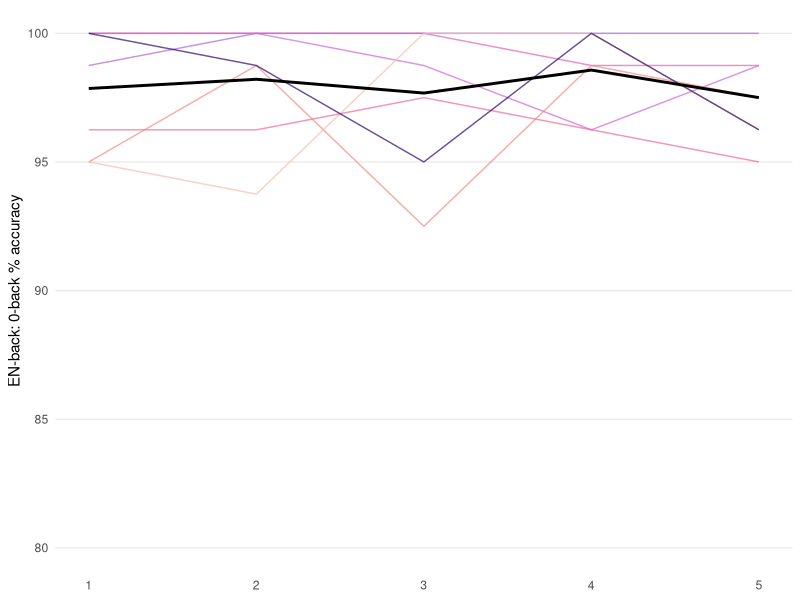
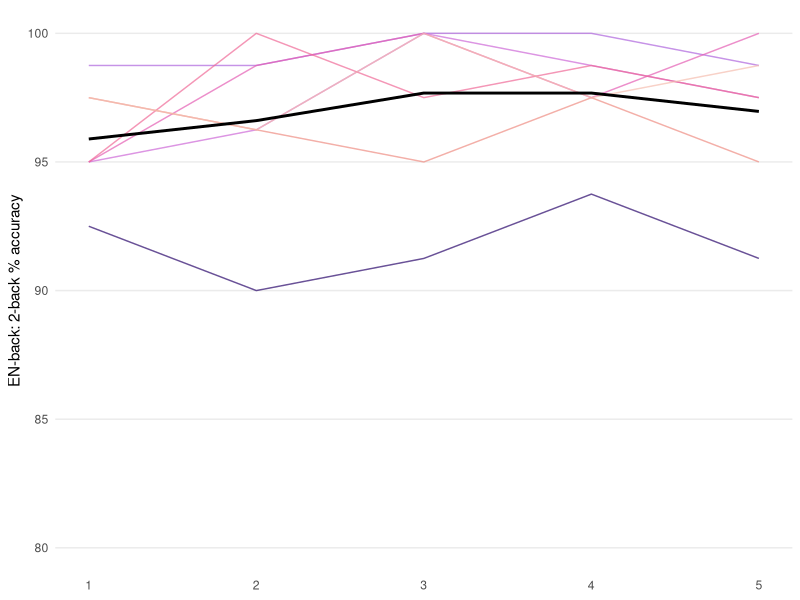
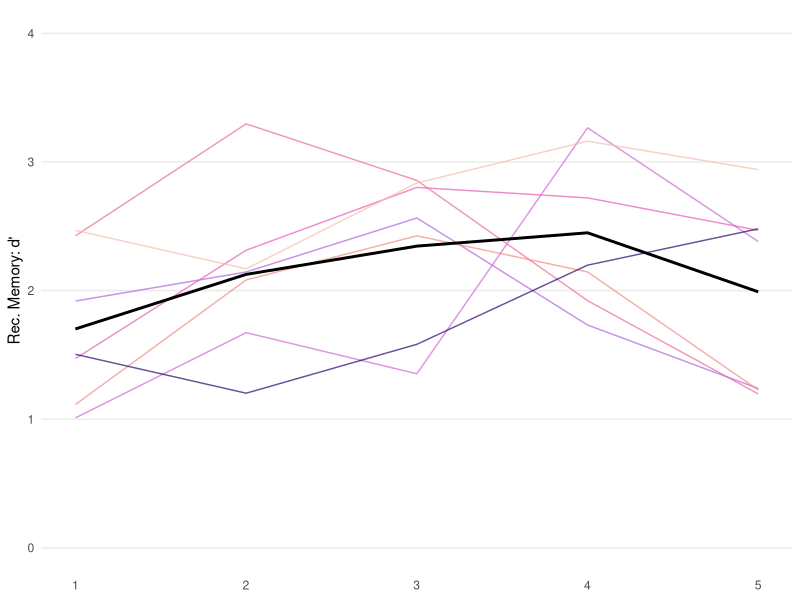
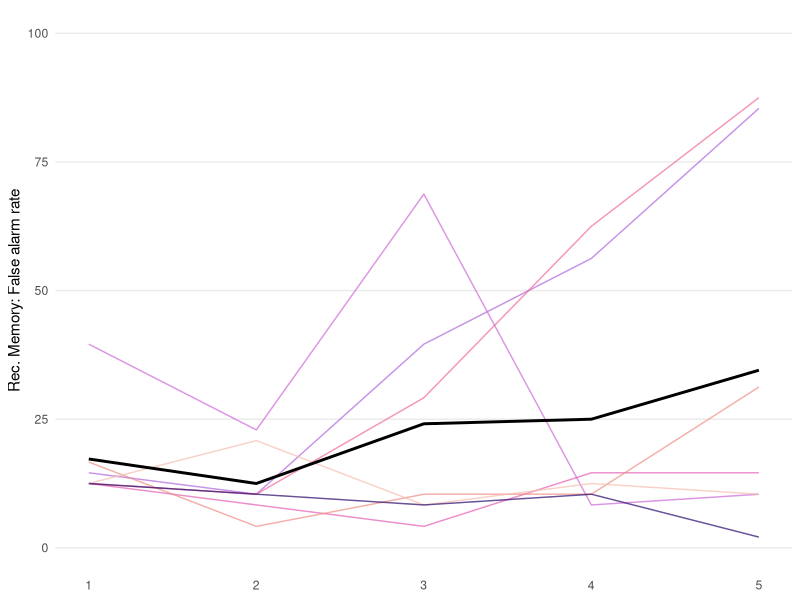
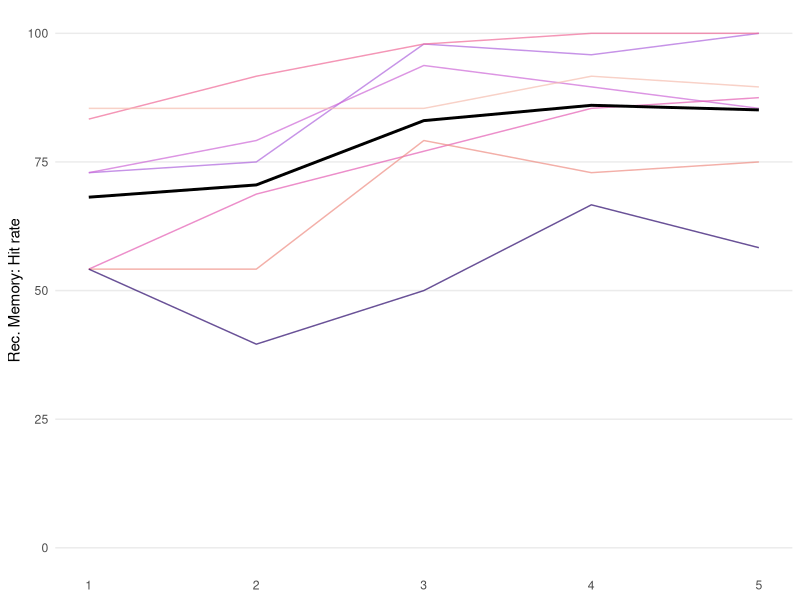
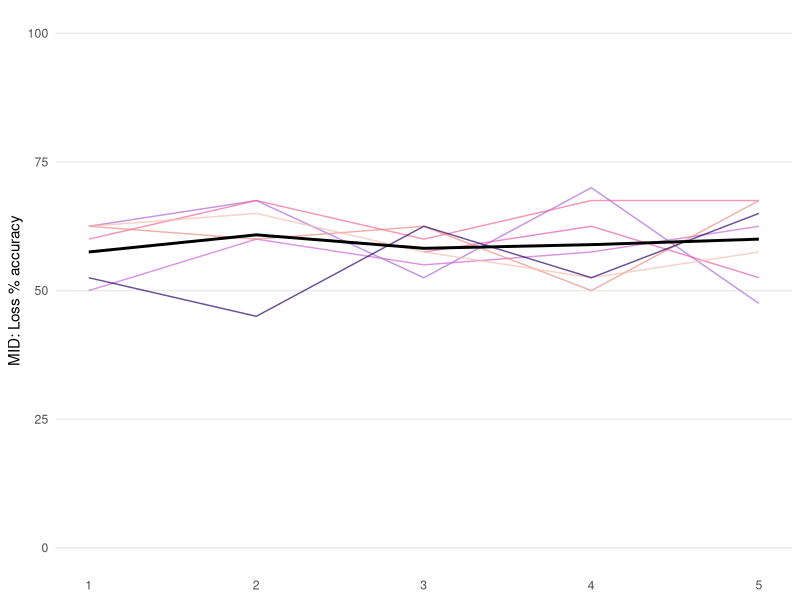
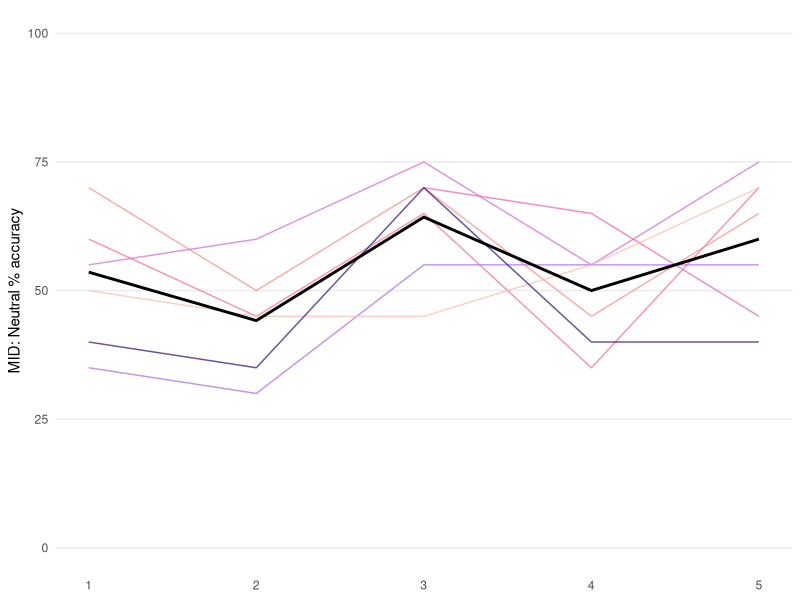

Write R code to recreate these figures, in order.
library(ggplot2)
library(data.table)
library(gridExtra)
library(dplyr)

rm(list=ls())

behav       <- read.delim("a-ABCD_behav.csv",sep=",", na.strings=c(""," ","NA"), header=TRUE, skipNul=TRUE)
behav.table <- data.table(behav)

color1 <- "#AE64DC"
color2 <- "#CD68D7"
color3 <- "#E45EB3"
color4 <- "#EF6996"
color5 <- "#EE8C82"
color6 <- "#F5BDAF"
color7 <- "#29066B"

############ Plot data ############
# EN-Back 0-back
id.0bk <- as_data_frame(behav.table[behav.table$task=='enb' & behav.table$measure=='zeroback'])
gd.0bk <- id.0bk %>% 
  group_by(task,measure,session) %>% 
  summarise(value = mean(value))
p.0bk <- ggplot(id.0bk, aes(y=value, x=session)) +
  geom_line(size=.5, alpha=.7, aes(group = subject, color=subject)) +
  scale_color_manual(values=c(color1,color2,color3,color4,color5,color6,color7)) +
  geom_line(data=gd.0bk, size=1, alpha=1, group=1) +
  ylab("EN-back: 0-back % accuracy") + ylim(80, 100) +
  theme_minimal() + theme(panel.grid.minor = element_blank()) + theme(panel.grid.major.x = element_blank()) + theme(axis.title.x = element_blank()) +
  theme(legend.position = "none")

# EN-Back 2-back
id.2bk <- as_data_frame(behav.table[behav.table$task=='enb' & behav.table$measure=='twoback'])
gd.2bk <- id.2bk %>% 
  group_by(task,measure,session) %>% 
  summarise(value = mean(value))
p.2bk <- ggplot(id.2bk, aes(y=value, x=session)) +
  geom_line(size=.5, alpha=.7, aes(group = subject, color=subject)) +
  scale_color_manual(values=c(color1,color2,color3,color4,color5,color6,color7)) +
  geom_line(data=gd.2bk, size=1, alpha=1, group=1) +
  ylab("EN-back: 2-back % accuracy") + ylim(80, 100) + 
  theme_minimal() + theme(panel.grid.minor = element_blank()) + theme(panel.grid.major.x = element_blank()) + theme(axis.title.x = element_blank()) +
  theme(legend.position = "none") 

# Rec Mem d'
id.dprime <- as_data_frame(behav.table[behav.table$task=='recmem' & behav.table$measure=='dprime'])
gd.dprime <- id.dprime %>% 
  group_by(task,measure,session) %>% 
  summarise(value = mean(value))
p.dprime <- ggplot(id.dprime, aes(y=value, x=session)) +
  geom_line(size=.5, alpha=.7, aes(group = subject, color=subject)) +
  scale_color_manual(values=c(color1,color2,color3,color4,color5,color6,color7)) +
  geom_line(data=gd.dprime, size=1, alpha=1, group=1) +
  ylab("Rec. Memory: d'") + ylim(0,4) + 
  theme_minimal() + theme(panel.grid.minor = element_blank()) + theme(panel.grid.major.x = element_blank()) + theme(axis.title.x = element_blank()) +
  theme(legend.position = "none") 

# Rec Mem hit rate
id.hit_rate <- as_data_frame(behav.table[behav.table$task=='recmem' & behav.table$measure=='hit_rate'])
gd.hit_rate <- id.hit_rate %>% 
  group_by(task,measure,session) %>% 
  summarise(value = mean(value))
p.hit_rate <- ggplot(id.hit_rate, aes(y=value, x=session)) +
  geom_line(size=.5, alpha=.7, aes(group = subject, color=subject)) +
  scale_color_manual(values=c(color1,color2,color3,color4,color5,color6,color7)) +
  geom_line(data=gd.hit_rate, size=1, alpha=1, group=1) +
  ylab("Rec. Memory: Hit rate") + ylim(0,100) + 
  theme_minimal() + theme(panel.grid.minor = element_blank()) + theme(panel.grid.major.x = element_blank()) + theme(axis.title.x = element_blank()) +
  theme(legend.position = "none")

# Rec Mem false alarm rate
id.falsealarm_rate <- as_data_frame(behav.table[behav.table$task=='recmem' & behav.table$measure=='falsealarm_rate'])
gd.falsealarm_rate <- id.falsealarm_rate %>% 
  group_by(task,measure,session) %>% 
  summarise(value = mean(value))
p.falsealarm_rate <- ggplot(id.falsealarm_rate, aes(y=value, x=session)) +
  geom_line(size=.5, alpha=.7, aes(group = subject, color=subject)) +
  scale_color_manual(values=c(color1,color2,color3,color4,color5,color6,color7)) +
  geom_line(data=gd.falsealarm_rate, size=1, alpha=1, group=1) +
  ylab("Rec. Memory: False alarm rate") + ylim(0,100) + 
  theme_minimal() + theme(panel.grid.minor = element_blank()) + theme(panel.grid.major.x = element_blank()) + theme(axis.title.x = element_blank()) +
  theme(legend.position = "none") 

# SST stop-signal delay
id.ssd <- as_data_frame(behav.table[behav.table$task=='sst' & behav.table$measure=='ssd'])
gd.ssd <- id.ssd %>% 
  group_by(task,measure,session) %>% 
  summarise(value = mean(value))
p.ssd <- ggplot(id.ssd, aes(y=value, x=session)) +
  geom_line(size=.5, alpha=.7, aes(group = subject, color=subject)) +
  scale_color_manual(values=c(color1,color2,color3,color4,color5,color6,color7)) +
  geom_line(data=gd.ssd, size=1, alpha=1, group=1) +
  ylab("SST: Stop-signal delay (ms)") + ylim(0, 400) +
  theme_minimal() + theme(panel.grid.minor = element_blank()) + theme(panel.grid.major.x = element_blank()) + 
  theme(legend.position = "none")

# SST stop-signal reaction time
id.ssrt <- as_data_frame(behav.table[behav.table$task=='sst' & behav.table$measure=='ssrt'])
gd.ssrt <- id.ssrt %>% 
  group_by(task,measure,session) %>% 
  summarise(value = mean(value))
p.ssrt <- ggplot(id.ssrt, aes(y=value, x=session)) +
  geom_line(size=.5, alpha=.7, aes(group = subject, color=subject)) +
  scale_color_manual(values=c(color1,color2,color3,color4,color5,color6,color7)) +
  geom_line(data=gd.ssrt, size=1, alpha=1, group=1) +
  ylab("SST: Stop-signal RT (ms)") + ylim(0, 400) +
  theme_minimal() + theme(panel.grid.minor = element_blank()) + theme(panel.grid.major.x = element_blank()) + theme(axis.title.x = element_blank()) +
  theme(legend.position = "none") 

# MID practice RT
id.pracrt <- as_data_frame(behav.table[behav.table$task=='mid' & behav.table$measure=='pracrt'])
gd.pracrt <- id.pracrt %>% 
  group_by(task,measure,session) %>% 
  summarise(value = mean(value))
p.pracrt <- ggplot(id.pracrt, aes(y=value, x=session)) +
  geom_line(size=.5, alpha=.7, aes(group = subject, color=subject)) +
  scale_color_manual(values=c(color1,color2,color3,color4,color5,color6,color7)) +
  geom_line(data=gd.pracrt, size=1, alpha=1, group=1) +
  ylab("MID: Practice RT (ms)") + ylim(0, 400) +
  theme_minimal() + theme(panel.grid.minor = element_blank()) + theme(panel.grid.major.x = element_blank()) + theme(axis.title.x = element_blank()) +
  theme(legend.position = "none") 

# MID reward trial accuracy
id.reward_acc <- as_data_frame(behav.table[behav.table$task=='mid' & behav.table$measure=='reward_acc'])
gd.reward_acc <- id.reward_acc %>% 
  group_by(task,measure,session) %>% 
  summarise(value = mean(value, na.rm=TRUE))
p.reward_acc <- ggplot(id.reward_acc, aes(y=value, x=session)) +
  geom_line(size=.5, alpha=.7, aes(group = subject, color=subject)) +
  scale_color_manual(values=c(color1,color2,color3,color4,color5,color6,color7)) +
  geom_line(data=gd.reward_acc, size=1, alpha=1, group=1) +
  ylab("MID: Reward % accuracy") + ylim(0, 100) + 
  theme_minimal() + theme(panel.grid.minor = element_blank()) + theme(panel.grid.major.x = element_blank()) + theme(axis.title.x = element_blank()) +
  theme(legend.position = "none") 

# MID loss trial accuracy
id.loss_acc <- as_data_frame(behav.table[behav.table$task=='mid' & behav.table$measure=='loss_acc'])
gd.loss_acc <- id.loss_acc %>% 
  group_by(task,measure,session) %>% 
  summarise(value = mean(value, na.rm=TRUE))
p.loss_acc <- ggplot(id.loss_acc, aes(y=value, x=session)) +
  geom_line(size=.5, alpha=.7, aes(group = subject, color=subject)) +
  scale_color_manual(values=c(color1,color2,color3,color4,color5,color6,color7)) +
  geom_line(data=gd.loss_acc, size=1, alpha=1, group=1) +
  ylab("MID: Loss % accuracy") + ylim(0, 100) + 
  theme_minimal() + theme(panel.grid.minor = element_blank()) + theme(panel.grid.major.x = element_blank()) + theme(axis.title.x = element_blank()) +
  theme(legend.position = "none") 

# MID neutral trial accuracy
id.neutral_acc <- as_data_frame(behav.table[behav.table$task=='mid' & behav.table$measure=='neutral_acc'])
gd.neutral_acc <- id.neutral_acc %>% 
  group_by(task,measure,session) %>% 
  summarise(value = mean(value, na.rm=TRUE))
p.neutral_acc <- ggplot(id.neutral_acc, aes(y=value, x=session)) +
  geom_line(size=.5, alpha=.7, aes(group = subject, color=subject)) +
  scale_color_manual(values=c(color1,color2,color3,color4,color5,color6,color7)) +
  geom_line(data=gd.neutral_acc, size=1, alpha=1, group=1) +
  ylab("MID: Neutral % accuracy") + ylim(0, 100) + 
  theme_minimal() + theme(panel.grid.minor = element_blank()) + theme(panel.grid.major.x = element_blank()) + theme(axis.title.x = element_blank()) +
  theme(legend.position = "none") 

pBlank <- ggplot() + theme_void()

g<-arrangeGrob(p.ssd, p.ssrt, pBlank, pBlank, p.pracrt, p.reward_acc, p.loss_acc, p.neutral_acc, p.0bk, p.2bk, pBlank, pBlank, p.dprime, p.hit_rate, p.falsealarm_rate, nrow = 4)
ggsave("Figure2_adultABCD.pdf", g, width = 10, height = 10, units = c("in"), dpi = 300)
